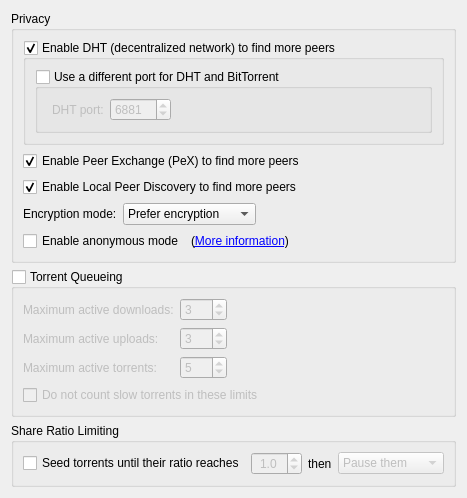
          <widget class="QWidget" name="scrollAreaWidgetContents_4">
           <property name="geometry">
            <rect>
             <x>0</x>
             <y>0</y>
             <width>418</width>
             <height>442</height>
            </rect>
           </property>
           <layout class="QVBoxLayout" name="verticalLayout_7">
            <item>
             <widget class="QGroupBox" name="AddBTFeaturesBox">
              <property name="title">
               <string>Privacy</string>
              </property>
              <layout class="QVBoxLayout" name="verticalLayout_14">
               <item>
                <widget class="QGroupBox" name="checkDHT">
                 <property name="title">
                  <string>Enable DHT (decentralized network) to find more peers</string>
                 </property>
                 <property name="checkable">
                  <bool>true</bool>
                 </property>
                 <layout class="QVBoxLayout" name="verticalLayout_18">
                  <item>
                   <widget class="QGroupBox" name="checkDifferentDHTPort">
                    <property name="title">
                     <string>Use a different port for DHT and BitTorrent</string>
                    </property>
                    <property name="checkable">
                     <bool>true</bool>
                    </property>
                    <property name="checked">
                     <bool>false</bool>
                    </property>
                    <layout class="QVBoxLayout" name="verticalLayout_17">
                     <property name="bottomMargin">
                      <number>9</number>
                     </property>
                     <item>
                      <layout class="QHBoxLayout" name="horizontalLayout_8">
                       <property name="leftMargin">
                        <number>5</number>
                       </property>
                       <item>
                        <widget class="QLabel" name="dh_port_lbl">
                         <property name="text">
                          <string>DHT port:</string>
                         </property>
                        </widget>
                       </item>
                       <item>
                        <widget class="QSpinBox" name="spinDHTPort">
                         <property name="minimum">
                          <number>1</number>
                         </property>
                         <property name="maximum">
                          <number>65525</number>
                         </property>
                         <property name="value">
                          <number>6881</number>
                         </property>
                        </widget>
                       </item>
                       <item>
                        <spacer name="horizontalSpacer_5">
                         <property name="orientation">
                          <enum>Qt::Horizontal</enum>
                         </property>
                         <property name="sizeHint" stdset="0">
                          <size>
                           <width>40</width>
                           <height>20</height>
                          </size>
                         </property>
                        </spacer>
                       </item>
                      </layout>
                     </item>
                    </layout>
                   </widget>
                  </item>
                 </layout>
                </widget>
               </item>
               <item>
                <widget class="QCheckBox" name="checkPeX">
                 <property name="toolTip">
                  <string>Exchange peers with compatible Bittorrent clients (µTorrent, Vuze, ...)</string>
                 </property>
                 <property name="text">
                  <string>Enable Peer Exchange (PeX) to find more peers</string>
                 </property>
                 <property name="checked">
                  <bool>true</bool>
                 </property>
                </widget>
               </item>
               <item>
                <widget class="QCheckBox" name="checkLSD">
                 <property name="toolTip">
                  <string>Look for peers on your local network</string>
                 </property>
                 <property name="text">
                  <string>Enable Local Peer Discovery to find more peers</string>
                 </property>
                 <property name="checked">
                  <bool>true</bool>
                 </property>
                </widget>
               </item>
               <item>
                <layout class="QHBoxLayout">
                 <item>
                  <widget class="QLabel" name="lbl_encryption">
                   <property name="text">
                    <string>Encryption mode:</string>
                   </property>
                  </widget>
                 </item>
                 <item>
                  <widget class="QComboBox" name="comboEncryption">
                   <item>
                    <property name="text">
                     <string>Prefer encryption</string>
                    </property>
                   </item>
                   <item>
                    <property name="text">
                     <string>Require encryption</string>
                    </property>
                   </item>
                   <item>
                    <property name="text">
                     <string>Disable encryption</string>
                    </property>
                   </item>
                  </widget>
                 </item>
                 <item>
                  <spacer>
                   <property name="orientation">
                    <enum>Qt::Horizontal</enum>
                   </property>
                   <property name="sizeHint" stdset="0">
                    <size>
                     <width>40</width>
                     <height>20</height>
                    </size>
                   </property>
                  </spacer>
                 </item>
                </layout>
               </item>
               <item>
                <layout class="QHBoxLayout" name="horizontalLayout_6">
                 <item>
                  <widget class="QCheckBox" name="checkAnonymousMode">
                   <property name="text">
                    <string>Enable anonymous mode</string>
                   </property>
                  </widget>
                 </item>
                 <item>
                  <widget class="QLabel" name="label_anonymous">
                   <property name="text">
                    <string> (&lt;a href=&quot;http://github.com/qbittorrent/qBittorrent/wiki/Anonymous-Mode&quot;&gt;More information&lt;/a&gt;)</string>
                   </property>
                   <property name="openExternalLinks">
                    <bool>true</bool>
                   </property>
                  </widget>
                 </item>
                 <item>
                  <spacer name="horizontalSpacer_14">
                   <property name="orientation">
                    <enum>Qt::Horizontal</enum>
                   </property>
                   <property name="sizeHint" stdset="0">
                    <size>
                     <width>40</width>
                     <height>20</height>
                    </size>
                   </property>
                  </spacer>
                 </item>
                </layout>
               </item>
              </layout>
             </widget>
            </item>
            <item>
             <widget class="QGroupBox" name="checkEnableQueueing">
              <property name="title">
               <string>Torrent Queueing</string>
              </property>
              <property name="checkable">
               <bool>true</bool>
              </property>
              <property name="checked">
               <bool>false</bool>
              </property>
              <layout class="QGridLayout" name="gridLayout_2">
               <property name="bottomMargin">
                <number>9</number>
               </property>
               <item row="0" column="0">
                <widget class="QLabel" name="label_max_active_dl">
                 <property name="text">
                  <string>Maximum active downloads:</string>
                 </property>
                </widget>
               </item>
               <item row="0" column="1">
                <widget class="QSpinBox" name="spinMaxActiveDownloads">
                 <property name="minimum">
                  <number>-1</number>
                 </property>
                 <property name="maximum">
                  <number>999</number>
                 </property>
                 <property name="value">
                  <number>3</number>
                 </property>
                </widget>
               </item>
               <item row="1" column="0">
                <widget class="QLabel" name="label_max_active_up">
                 <property name="text">
                  <string>Maximum active uploads:</string>
                 </property>
                </widget>
               </item>
               <item row="1" column="1">
                <widget class="QSpinBox" name="spinMaxActiveUploads">
                 <property name="minimum">
                  <number>-1</number>
                 </property>
                 <property name="maximum">
                  <number>999</number>
                 </property>
                 <property name="value">
                  <number>3</number>
                 </property>
                </widget>
               </item>
               <item row="2" column="0">
                <widget class="QLabel" name="maxActiveTorrents_lbl">
                 <property name="text">
                  <string>Maximum active torrents:</string>
                 </property>
                </widget>
               </item>
               <item row="2" column="1">
                <widget class="QSpinBox" name="spinMaxActiveTorrents">
                 <property name="minimum">
                  <number>-1</number>
                 </property>
                 <property name="maximum">
                  <number>999</number>
                 </property>
                 <property name="value">
                  <number>5</number>
                 </property>
                </widget>
               </item>
               <item row="1" column="2">
                <spacer name="horizontalSpacer_2">
                 <property name="orientation">
                  <enum>Qt::Horizontal</enum>
                 </property>
                 <property name="sizeHint" stdset="0">
                  <size>
                   <width>40</width>
                   <height>20</height>
                  </size>
                 </property>
                </spacer>
               </item>
               <item row="0" column="2">
                <spacer name="horizontalSpacer_7">
                 <property name="orientation">
                  <enum>Qt::Horizontal</enum>
                 </property>
                 <property name="sizeHint" stdset="0">
                  <size>
                   <width>40</width>
                   <height>20</height>
                  </size>
                 </property>
                </spacer>
               </item>
               <item row="2" column="2">
                <spacer name="horizontalSpacer_11">
                 <property name="orientation">
                  <enum>Qt::Horizontal</enum>
                 </property>
                 <property name="sizeHint" stdset="0">
                  <size>
                   <width>40</width>
                   <height>20</height>
                  </size>
                 </property>
                </spacer>
               </item>
               <item row="3" column="0" colspan="3">
                <widget class="QCheckBox" name="checkIgnoreSlowTorrentsForQueueing">
                 <property name="text">
                  <string>Do not count slow torrents in these limits</string>
                 </property>
                </widget>
               </item>
              </layout>
             </widget>
            </item>
            <item>
             <widget class="QGroupBox" name="ratioBox">
              <property name="title">
               <string>Share Ratio Limiting</string>
              </property>
              <layout class="QVBoxLayout">
               <property name="bottomMargin">
                <number>9</number>
               </property>
               <item>
                <layout class="QHBoxLayout">
                 <item>
                  <widget class="QCheckBox" name="checkMaxRatio">
                   <property name="text">
                    <string>Seed torrents until their ratio reaches</string>
                   </property>
                  </widget>
                 </item>
                 <item>
                  <widget class="QDoubleSpinBox" name="spinMaxRatio">
                   <property name="enabled">
                    <bool>false</bool>
                   </property>
                   <property name="alignment">
                    <set>Qt::AlignHCenter</set>
                   </property>
                   <property name="decimals">
                    <number>1</number>
                   </property>
                   <property name="minimum">
                    <double>0.000000000000000</double>
                   </property>
                   <property name="maximum">
                    <double>20.000000000000000</double>
                   </property>
                   <property name="singleStep">
                    <double>0.050000000000000</double>
                   </property>
                   <property name="value">
                    <double>1.000000000000000</double>
                   </property>
                  </widget>
                 </item>
                 <item>
                  <widget class="QLabel" name="label">
                   <property name="text">
                    <string>then</string>
                   </property>
                  </widget>
                 </item>
                 <item>
                  <widget class="QComboBox" name="comboRatioLimitAct">
                   <property name="enabled">
                    <bool>false</bool>
                   </property>
                   <item>
                    <property name="text">
                     <string>Pause them</string>
                    </property>
                   </item>
                   <item>
                    <property name="text">
                     <string>Remove them</string>
                    </property>
                   </item>
                  </widget>
                 </item>
                </layout>
               </item>
              </layout>
             </widget>
            </item>
            <item>
             <spacer name="verticalSpacer_8">
              <property name="orientation">
               <enum>Qt::Vertical</enum>
              </property>
              <property name="sizeHint" stdset="0">
               <size>
                <width>20</width>
                <height>40</height>
               </size>
              </property>
             </spacer>
            </item>
           </layout>
          </widget>
